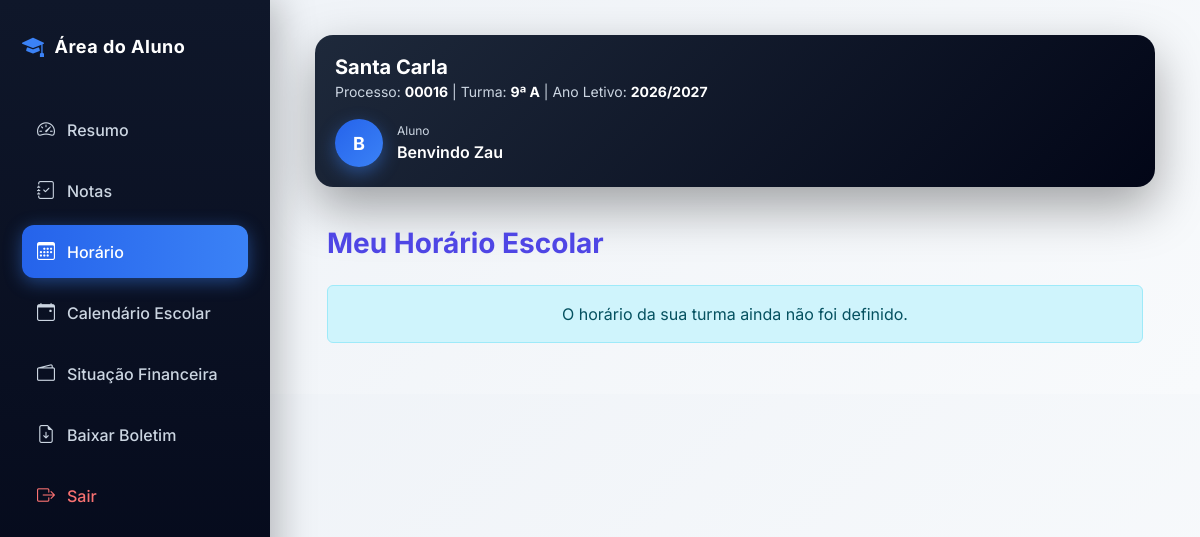
The page /aluno/horario/ (signed in) on the database its author committed.
### academic/models.py (models this page shows, shortened)
class Aluno(models.Model):
    SEXO_CHOICES = [
        ("Masculino", "Masculino"),
        ("Feminino", "Feminino"),
    ]
    usuario = models.OneToOneField(
        settings.AUTH_USER_MODEL,
        on_delete=models.CASCADE,
        limit_choices_to={"role": "ALUNO"},
        related_name="perfil_aluno"
    )
    curso = models.ForeignKey(
        "Curso",
        on_delete=models.SET_NULL,
        null=True,
        blank=True,
        related_name="alunos",
        verbose_name="Curso"
    )
    matricula = models.CharField(
        max_length=20,
        unique=True,
        verbose_name="Matrícula"
    )
    numero_processo = models.CharField(
        max_length=20,
        verbose_name="Número de Processo"
    )
    numero_bi = models.CharField(
        max_length=20,
        unique=True,
        verbose_name="Número do BI"
    )
    data_nascimento = models.DateField(
        null=True,
        blank=True
    )
    sexo = models.CharField(
        max_length=15,
        choices=SEXO_CHOICES,
        null=True,
        blank=True
    )
    classe = models.CharField(
        max_length=15,
        null=True,
        blank=True
    )
    turma = models.ForeignKey(
        "academic.Turma",
        on_delete=models.SET_NULL,
        null=True,
        blank=True,
        related_name="alunos"
    )
    numero_na_turma = models.PositiveIntegerField(
        null=True,
        blank=True
    )
    ano_letivo = models.ForeignKey(
        "AnoLetivo",
        on_delete=models.CASCADE,
        related_name="alunos"
    )
    escola = models.ForeignKey(
        "academic.Escola",
        on_delete=models.CASCADE,
        related_name="alunos"
    )
    matricula_confirmada = models.BooleanField(
        default=False
    )
    ultimo_ano_confirmado = models.ForeignKey(
        "AnoLetivo",
        on_delete=models.SET_NULL,
        null=True,
        blank=True,
        related_name="alunos_confirmados",
        verbose_name="Último Ano Confirmado"
    )
    precisa_confirmacao = models.BooleanField(
        default=False
    )
    media_final = models.DecimalField(
        max_digits=5,
        decimal_places=2,
        null=True,
        blank=True
    )
    aprovado = models.BooleanField(
        default=False
    )
    ativo = models.BooleanField(
        default=True
    )
    criado_em = models.DateTimeField(
        auto_now_add=True
    )
    atualizado_em = models.DateTimeField(
        auto_now=True
    )
    class Meta:
        ordering = [
            "classe",
            "numero_na_turma",
            "usuario__first_name"
        ]
        verbose_name = "Aluno"
        verbose_name_plural = "Alunos"
        constraints = [
            models.UniqueConstraint(
                fields=["numero_processo", "escola"],
                name="unique_numero_processo_por_escola"
            ),
            models.UniqueConstraint(
                fields=["matricula", "escola"],
                name="unique_matricula_por_escola"
            )
        ]
        indexes = [
            models.Index(fields=["numero_processo"]),
            models.Index(fields=["numero_bi"]),
            models.Index(fields=["matricula"]),
            models.Index(fields=["escola"]),
            models.Index(fields=["ano_letivo"]),
        ]

class Escola(models.Model):
    nome = models.CharField(
        "Nome da Escola",
        max_length=255
    )
    codigo = models.CharField(
        "Código da Escola",
        max_length=10,
        unique=True,
        blank=True,
        help_text="Código usado no login da escola"
    )
    logo = models.ImageField(
        upload_to='logos_escolas/',
        blank=True,
        null=True
    )
    endereco = models.CharField(
        "Endereço",
        max_length=255
    )
    provincia = models.CharField(
        "Província",
        max_length=100,
        blank=True,
        null=True
    )
    municipio = models.CharField(
        "Município",
        max_length=100,
        blank=True,
        null=True
    )
    telefone = models.CharField(
        "Telefone",
        max_length=20
    )
    nif = models.CharField(
        "NIF",
        max_length=14,
        blank=True,
        null=True,
        help_text="Número de Identificação Fiscal da escola"
    )
    email = models.EmailField(
        "Email da Escola",
        max_length=254,
        blank=True,
        null=True,
        help_text="Email oficial da escola"
    )
    plano = models.ForeignKey(
        "Plano",
        on_delete=models.SET_NULL,
        null=True,
        blank=True,
        related_name="escolas",
        verbose_name="Plano"
    )
    data_expiracao = models.DateField(
        "Data de Expiração do Plano",
        null=True,
        blank=True
    )
    ativo = models.BooleanField(
        "Ativo",
        default=True
    )
    criada_em = models.DateTimeField(
        "Criada em",
        auto_now_add=True
    )
    class Meta:
        verbose_name = "Escola"
        verbose_name_plural = "Escolas"
        ordering = ["nome"]

class Turma(models.Model):
    CLASSE_CHOICES = [
        ('4', '4ª Classe'),
        ('5', '5ª Classe'),
        ('6', '6ª Classe'),
        ('7', '7ª Classe'),
        ('8', '8ª Classe'),
        ('9', '9ª Classe'),
        ('10', '10ª Classe'),
        ('11', '11ª Classe'),
        ('12', '12ª Classe'),
        ('13', '13ª Classe'),
    ]
    TURNOS = [
        ('MANHA', 'Manhã'),
        ('TARDE', 'Tarde'),
        ('NOITE', 'Noite'),
    ]
    classe = models.CharField(
        max_length=10,
        choices=CLASSE_CHOICES,
        verbose_name="Classe"
    )
    curso = models.ForeignKey(
        'Curso',
        on_delete=models.SET_NULL,
        null=True,
        blank=True,
        related_name="turmas",
        verbose_name="Curso"
    )
    identificador = models.CharField(
        max_length=5,
        verbose_name="Identificador"
    )
    turno = models.CharField(
        max_length=10,
        choices=TURNOS,
        default='MANHA',
        verbose_name='Turno'
    )
    ano_letivo = models.ForeignKey(
        'AnoLetivo',
        on_delete=models.CASCADE,
        related_name="turmas",
        verbose_name="Ano Letivo"
    )
    escola = models.ForeignKey(
        'Escola',
        on_delete=models.CASCADE,
        related_name="turmas",
        verbose_name="Escola"
    )
    professor = models.ForeignKey(
        settings.AUTH_USER_MODEL,
        on_delete=models.SET_NULL,
        related_name="turmas",
        limit_choices_to={"role": "PROFESSOR"},
        null=True,
        blank=True,
        verbose_name="Professor"
    )
    criada_em = models.DateTimeField(
        auto_now_add=True,
        verbose_name="Data de Criação"
    )
    class Meta:
        constraints = [
            models.UniqueConstraint(
                fields=['classe', 'identificador', 'turno', 'ano_letivo', 'escola', 'curso'],
                name='unique_turma_por_curso'
            )
        ]
        verbose_name = "Turma"
        verbose_name_plural = "Turmas"

class AnoLetivo(models.Model):
    nome = models.CharField(max_length=20)  # Ex: 2025/2026
    ativo = models.BooleanField(default=True)
    escola = models.ForeignKey(
        "Escola",
        on_delete=models.CASCADE,
        related_name="anos_letivos"
    )
    def __str__(self):
        return self.nome

### users/models.py (models this page shows, shortened)
class User(AbstractUser):
    ROLE_CHOICES = (
        ('SUPERADMIN', 'Super Admin'),
        ('DIRETOR', 'Diretor'),
        ('PROFESSOR', 'Professor'),
        ('ALUNO', 'Aluno'),
        ('FINANCEIRO', 'Financeiro'),
        ('SECRETARIA', 'Secretaria'),
    )
    role = models.CharField(
        max_length=20,
        choices=ROLE_CHOICES,
        default='ALUNO'
    )
    ativo = models.BooleanField(default=True)
    escola = models.ForeignKey(
        'academic.Escola',
        on_delete=models.CASCADE,
        null=True,
        blank=True,
        related_name="usuarios"
    )
    criado_em = models.DateTimeField(auto_now_add=True)
    tentativas_login = models.PositiveIntegerField(
        default=0
    )
    bloqueado_ate = models.DateTimeField(
        null=True,
        blank=True
    )
    objects = UserManager()

### core/views.py (the view, shortened to what this page needs)
# urls.py: path('aluno/horario/', views.horario_aluno, name='horario_aluno'),
@login_required
def horario_aluno(request):
    if getattr(request.user, "role", None) != "ALUNO":
        return redirect("dashboard")
    aluno = Aluno.objects.select_related("turma", "turma__curso").filter(
        usuario=request.user
    ).first()
    if not aluno:
        return redirect("dashboard")
    horario = HorarioTurma.objects.filter(
        turma=aluno.turma
    ).first()
    dias = ["SEG", "TER", "QUA", "QUI", "SEX"]
    linhas = []
    mostrar_curso = False
    try:
        if int(aluno.turma.classe) >= 10:
            mostrar_curso = True
    except:
        pass
    return render(request, "horario.html", {
        "aluno": aluno,
        "horario": horario,
        "linhas": linhas,
        "dias": dias,
        "mostrar_curso": mostrar_curso
    })

### core/templates/horario.html (shortened to what this page needs)
{% extends "base_aluno.html" %}
{% load extras %}
{% block content %}
<div class="container mt-4">
    <h2 class="mb-4 section-title">Meu Horário Escolar</h2>
    {% if horario %}
    <div class="card-premium mb-4">
        <div class="card-body d-flex justify-content-between align-items-center flex-wrap gap-2">
            <h4 class="fw-bold mb-0">
                Turma: {{ aluno.turma.classe }}ª {{ aluno.turma.identificador }}
                {% if mostrar_curso %}
                    | {{ aluno.turma.curso.nome }}
                {% endif %}
            </h4>
            <span class="badge-turno">
                Turno: {{ horario.turno }}
            </span>
        </div>
    </div>
    <div class="card-premium p-0">
        <div class="table-responsive">
            <table class="table table-bordered mb-0">
                <thead>
                    <tr>
                        <th style="width:120px;">Hora</th>
                        {% for dia in dias %}
                            <th>{{ dia }}</th>
                        {% endfor %}
                    </tr>
                </thead>
                <tbody>
                    {% for linha in linhas %}
                    <tr>
                        <td class="hora-cell">
                            {{ linha.hora|time:"H:i" }}
                        </td>
                        {% for dia in dias %}
                        {% with aula=linha|get_item:dia %}
                        <td>
                            {% if aula %}
                                {% if aula.tipo == "INTERVALO" %}
                                    <div class="aula-card bg-intervalo">
                                        Intervalo<br>
                                        <small>{{ aula.hora_inicio|time:"H:i" }} - {{ aula.hora_fim|time:"H:i" }}</small>
                                    </div>
                                {% else %}
                                    <div class="aula-card bg-aula">
                                        {{ aula.disciplina.nome }}
                                        {% if mostrar_curso %}
                                        <br>
                                        <small>{{ aluno.turma.classe }}ª {{ aluno.turma.identificador }} | {{ aluno.turma.curso.nome }}</small>
                                        {% endif %}
                                        <br>
                                        <small>{{ aula.hora_inicio|time:"H:i" }} - {{ aula.hora_fim|time:"H:i" }}</small>
                                    </div>
                                {% endif %}
                            {% endif %}
                        </td>
                        {% endwith %}
                        {% endfor %}
                    </tr>
                    {% endfor %}
                </tbody>
            </table>
        </div>
    </div>
    {% else %}
    <div class="alert alert-info text-center">
        O horário da sua turma ainda não foi definido.
    </div>
    {% endif %}
</div>
{% endblock %}

### core/templates/base_aluno.html (shortened to what this page needs)
<!DOCTYPE html>
<html lang="pt">
<head>
<link href="https://cdn.jsdelivr.net/npm/bootstrap@5.3.2/dist/css/bootstrap.min.css" rel="stylesheet">
<link href="https://cdn.jsdelivr.net/npm/bootstrap-icons@1.11.3/font/bootstrap-icons.css" rel="stylesheet">
</head>
<body>
<div class="sidebar d-none d-lg-flex">
<div class="logo">
<i class="bi bi-mortarboard-fill"></i>
Área do Aluno
</div>
<ul class="menu">
<li>
<a href="{% url 'dashboard_aluno' %}"
class="{% if request.resolver_match.url_name == 'dashboard_aluno' %}active{% endif %}">
<i class="bi bi-speedometer2"></i>
<span>
Resumo
</span>
</a>
</li>
<li>
<a href="{% url 'notas_aluno' %}"
class="{% if request.resolver_match.url_name == 'notas_aluno' %}active{% endif %}">
<i class="bi bi-journal-check"></i>
<span>
Notas
</span>
</a>
</li>
<li>
<a href="{% url 'horario_aluno' %}"
class="{% if request.resolver_match.url_name == 'horario_aluno' %}active{% endif %}">
<i class="bi bi-calendar3"></i>
<span>
Horário
</span>
</a>
</li>
<li>
<a href="{% url 'calendario_aluno' %}"
class="{% if request.resolver_match.url_name == 'calendario_aluno' %}active{% endif %}">
<i class="bi bi-calendar-event"></i>
<span>
Calendário Escolar
</span>
</a>
</li>
<li>
<a href="{% url 'situacao_financeira' %}"
class="{% if request.resolver_match.url_name == 'situacao_financeira' %}active{% endif %}">
<i class="bi bi-wallet2"></i>
<span>
Situação Financeira
</span>
</a>
</li>
<li>
<a href="{% url 'boletim_pdf' %}">
<i class="bi bi-file-earmark-arrow-down"></i>
<span>
Baixar Boletim
</span>
</a>
</li>
<li>
<a href="{% url 'logout' %}" class="logout">
<i class="bi bi-box-arrow-right"></i>
<span>
Sair
</span>
</a>
</li>
</ul>
</div>
<div class="content">
<div class="topbar">
<div class="school-info">
<h4>{{ aluno.escola.nome }}</h4>
<small>
Processo:
<strong>{{ aluno.numero_processo }}</strong>
|
Turma:
<strong>{{ aluno.turma.classe }}ª {{ aluno.turma.identificador }}</strong>
|
Ano Letivo:
<strong>{{ aluno.turma.ano_letivo }}</strong>
</small>
</div>
<div class="user-box">
<div class="avatar">
{{ request.user.username|first|upper }}
</div>
<div>
<div class="user-role">
Aluno
</div>
<div class="user-name">
{{ request.user.username }}
</div>
</div>
</div>
</div>
{% block content %}
{% endblock %}
</div>
</body>
</html>

### rows shown on the page
Aluno: escola.nome "Santa Carla", numero_processo "00016", turma.classe "9", turma.identificador "A", turma.ano_letivo "2026/2027"
User: user.username|first "B", user.username "Benvindo Zau"
